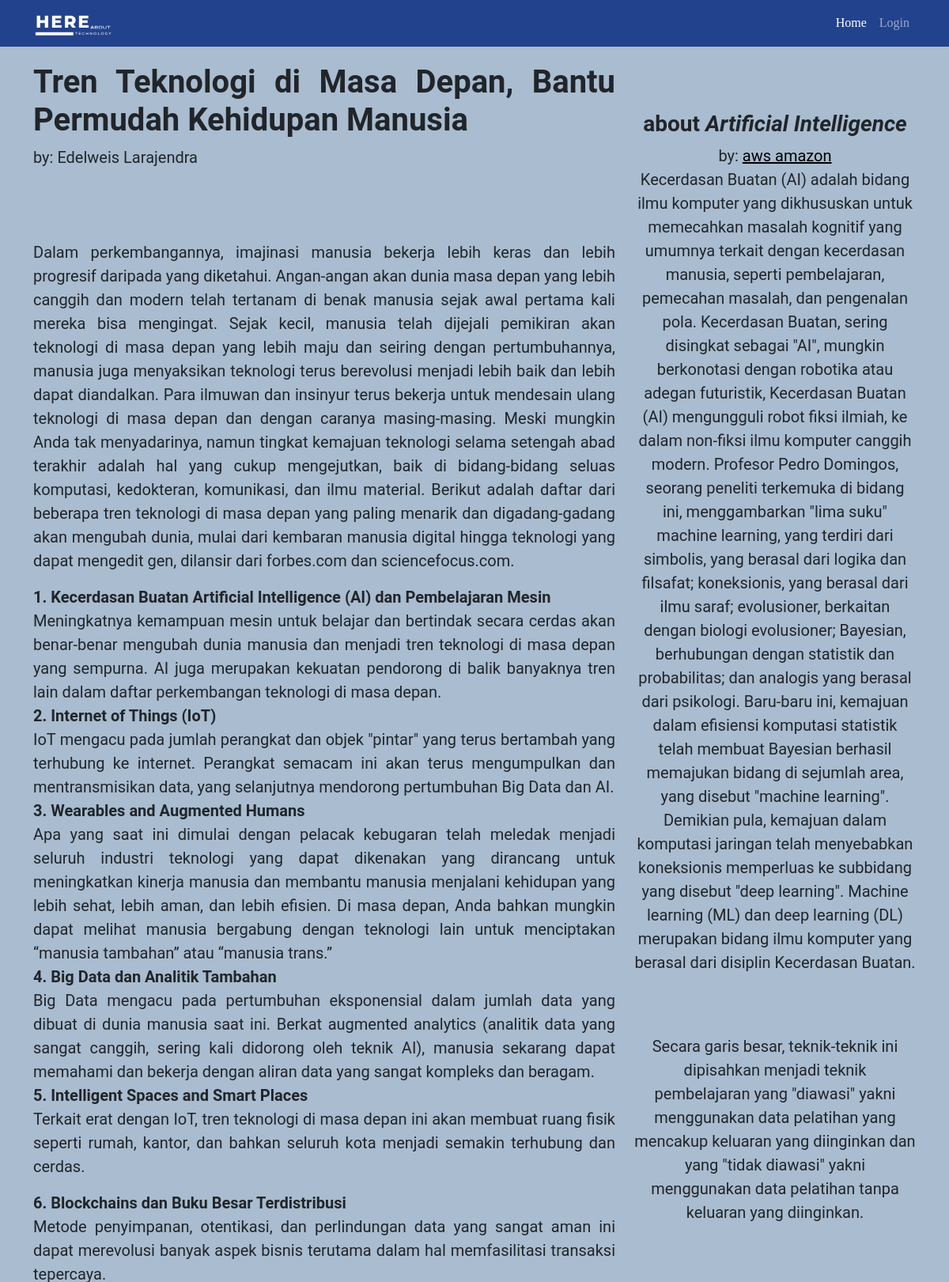
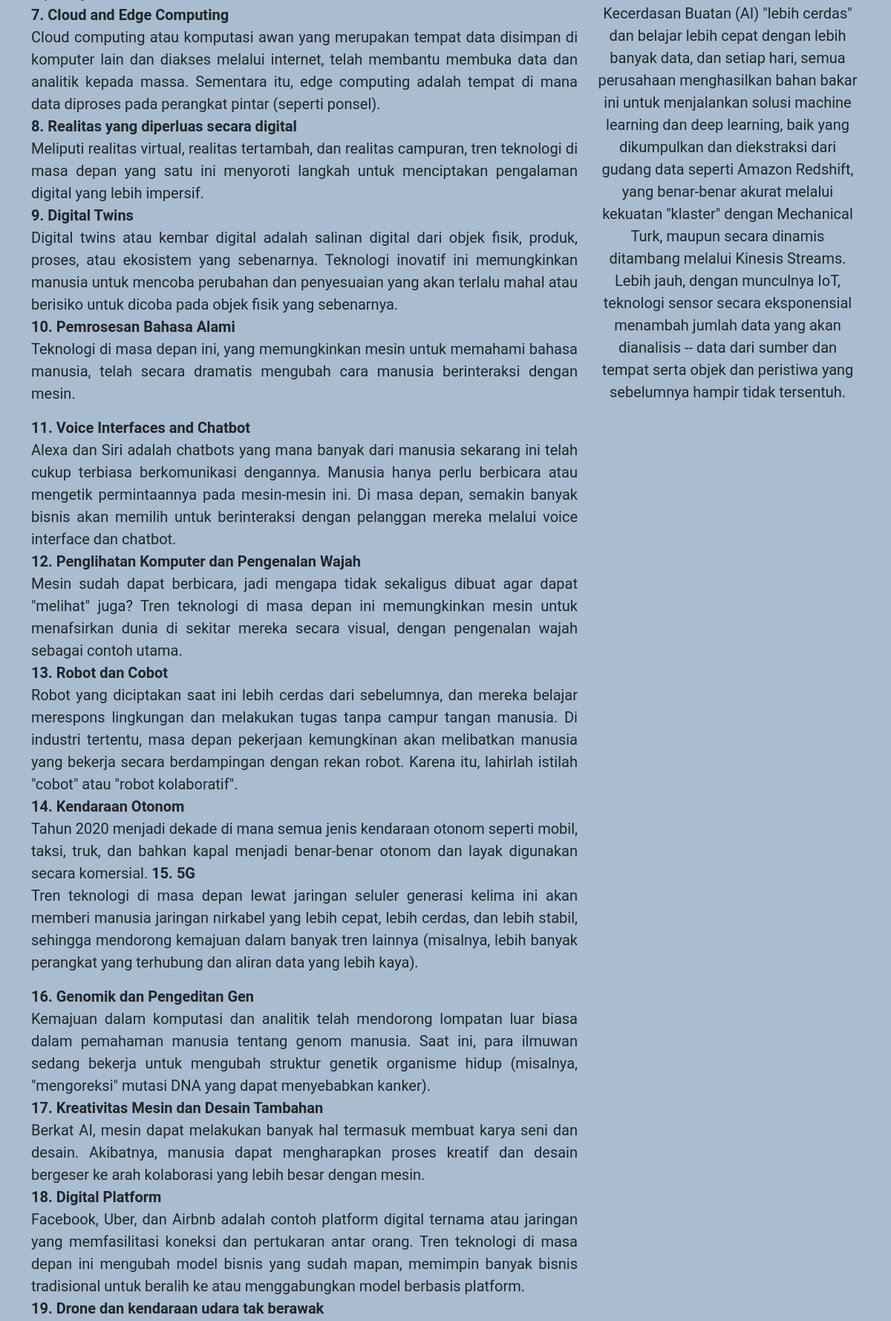
Screenshot of /ensiklopedia/future.php (upper part) with the database file from the repository (2 pictures, top to bottom).
### tables this page shows
CREATE TABLE `encyclopedia` (
  `id` int(11) NOT NULL,
  `authors` varchar(20) NOT NULL,
  `judul` varchar(1000) NOT NULL,
  `caption` mediumtext NOT NULL,
  `konten1` mediumtext NOT NULL,
  `konten2` mediumtext DEFAULT NULL,
  `konten3` mediumtext DEFAULT NULL,
  `konten4` mediumtext DEFAULT NULL,
  `konten5` mediumtext DEFAULT NULL,
  `konten6` mediumtext DEFAULT NULL,
  `konten7` mediumtext DEFAULT NULL,
  `konten8` mediumtext DEFAULT NULL
);

### ensiklopedia/future.php (the view, shortened to what this page needs)
<!DOCTYPE html>
<html lang="en">
  <head>
    <link href="https://cdn.jsdelivr.net/npm/bootstrap@5.0.2/dist/css/bootstrap.min.css" rel="stylesheet" />
    <link
      rel="stylesheet"
      href="https://cdnjs.cloudflare.com/ajax/libs/font-awesome/6.2.1/css/all.min.css"
    />
  </head>
  <body id="home">
    <nav class="navbar navbar-expand-lg navbar-dark fixed-top" style="background-color: #22428d">
      <div class="container">
        <a class="navbar-brand" href="/finalproject/">
          <img src="../image/logo-dark-new.png" alt="Logo" width="100" class="d-inline-block align-text-top" />
        </a>
        <div class="collapse navbar-collapse" id="navbarSupportedContent">
          <ul class="navbar-nav mb-2 mb-lg-0">
            <li class="nav-item">
              <a class="nav-link active" aria-current="page" href="/finalproject/">Home</a>
            </li>
            <li class="nav-item">
              <a class="nav-link" href="/finalproject/admin/">Login</a>
            </li>
          </ul>
        </div>
      </div>
    </nav>
    <?php
      include "../connection.php";
      $query = mysqli_query($conn, 'SELECT * FROM encyclopedia WHERE id = 6');
      while ($data = mysqli_fetch_array($query)) {
    ?>
    <section id="content">
      <div class="container">
        <div class="row">
          <div class="col-8">
            <h1>
              <strong><?= $data['judul'] ?></strong>
            </h1>
            <span
              >by: <?=  $data['authors'] ?></span
            ><br /><br />
            <br /><br />
            <p>
              <?= $data['konten1'] ?>
            </p>
            <p>
              <?= $data['konten2'] ?>
            </p>
            <p>
              <?= $data['konten3'] ?>
            </p>
            <p>
              <?= $data['konten4'] ?>
            </p>
            <p>
              <?= $data['konten5'] ?>
            </p>
          </div>
          <?php } ?>
          <div class="col-4 text-center">
          <?php
            include "../connection.php";
            $query = mysqli_query($conn, 'SELECT * FROM encyclopedia WHERE id = 7');
            while ($data = mysqli_fetch_array($query)) {
          ?>
            <br /><br />
            <h3>
              <strong><?= $data['judul'] ?></a></strong>
            </h3>
            <span>by: <a href="https://aws.amazon.com/" style="color: black;"><?php echo $data['authors'] ?></a></span>
            <p>
              <?= $data['konten1'] ?>
            </p>
            <br><br>
            <p>
              <?= $data['konten2'] ?>
            </p>
            <br><br>
            <p>
              <?= $data['konten3'] ?>
            </p>
            <br /><br />
            <br /><br />
            </div>
          <?php } ?>
        </div>
      </div>
    </section>
  </body>
</html>

### ensiklopedia/future.php (style rules this page uses)
body { font-family: roboto, "sans-serif"; }
.navbar { font-family: Garamond; }
#content { background-color: #a9bcd0; padding-top: 5rem; padding-bottom: 1rem; font-size: 20px; text-align: justify; }

### rows the page displays
encyclopedia: judul "Tren Teknologi di Masa Depan, Bantu Permudah Kehidupan Manusia", authors "Edelweis Larajendra", konten1 "Dalam perkembangannya, imajinasi manusia bekerja lebih keras dan lebih progresif daripada yang diketahui. Angan-angan akan dunia masa depan yang lebih canggih dan modern telah tertanam di benak manusia sejak awal pertama kali mereka bisa mengingat. Sejak kecil, manusia telah dijejali pemikiran akan teknologi di masa depan yang lebih maju dan seiring dengan pertumbuhannya, manusia juga menyaksikan teknologi terus berevolusi menjadi lebih baik dan lebih dapat diandalkan. Para ilmuwan dan insinyur terus bekerja untuk mendesain ulang teknologi di masa depan dan dengan caranya masing-masing. Meski mungkin Anda tak menyadarinya, namun tingkat kemajuan teknologi selama setengah abad terakhir…", konten2 "1. Kecerdasan Buatan Artificial Intelligence (AI) dan Pembelajaran Mesin Meningkatnya kemampuan mesin untuk belajar dan bertindak secara cerdas akan benar-benar mengubah dunia manusia dan menjadi tren teknologi di masa depan yang sempurna. AI juga merupakan kekuatan pendorong di balik banyaknya tren lain dalam daftar perkembangan teknologi di masa depan. 2. Internet of Things (IoT) IoT mengacu pada jumlah perangkat dan objek \"pintar\" yang terus bertambah yang terhubung ke internet. Perangkat semacam ini akan terus mengumpulkan dan mentransmisikan data, yang selanjutnya mendorong pertumbuhan Big Data dan AI. 3. Wearables and Augmented Humans Apa yang saat ini dimulai dengan pelacak kebugaran…", konten3 "6. Blockchains dan Buku Besar Terdistribusi Metode penyimpanan, otentikasi, dan perlindungan data yang sangat aman ini dapat merevolusi banyak aspek bisnis terutama dalam hal memfasilitasi transaksi tepercaya. 7. Cloud and Edge Computing Cloud computing atau komputasi awan yang merupakan tempat data disimpan di komputer lain dan diakses melalui internet, telah membantu membuka data dan analitik kepada massa. Sementara itu, edge computing adalah tempat di mana data diproses pada perangkat pintar (seperti ponsel). 8. Realitas yang diperluas secara digital Meliputi realitas virtual, realitas tertambah, dan realitas campuran, tren teknologi di masa depan yang satu ini menyoroti langkah untuk…", konten4 "11. Voice Interfaces and Chatbot Alexa dan Siri adalah chatbots yang mana banyak dari manusia sekarang ini telah cukup terbiasa berkomunikasi dengannya. Manusia hanya perlu berbicara atau mengetik permintaannya pada mesin-mesin ini. Di masa depan, semakin banyak bisnis akan memilih untuk berinteraksi dengan pelanggan mereka melalui voice interface dan chatbot. 12. Penglihatan Komputer dan Pengenalan Wajah Mesin sudah dapat berbicara, jadi mengapa tidak sekaligus dibuat agar dapat \"melihat\" juga? Tren teknologi di masa depan ini memungkinkan mesin untuk menafsirkan dunia di sekitar mereka secara visual, dengan pengenalan wajah sebagai contoh utama. 13. Robot dan Cobot Robot yang diciptakan…", konten5 "16. Genomik dan Pengeditan Gen Kemajuan dalam komputasi dan analitik telah mendorong lompatan luar biasa dalam pemahaman manusia tentang genom manusia. Saat ini, para ilmuwan sedang bekerja untuk mengubah struktur genetik organisme hidup (misalnya, \"mengoreksi\" mutasi DNA yang dapat menyebabkan kanker). 17. Kreativitas Mesin dan Desain Tambahan Berkat AI, mesin dapat melakukan banyak hal termasuk membuat karya seni dan desain. Akibatnya, manusia dapat mengharapkan proses kreatif dan desain bergeser ke arah kolaborasi yang lebih besar dengan mesin. 18. Digital Platform Facebook, Uber, dan Airbnb adalah contoh platform digital ternama atau jaringan yang memfasilitasi koneksi dan pertukaran…"
encyclopedia: judul "about Artificial Intelligence", authors "aws amazon", konten1 "Kecerdasan Buatan (AI) adalah bidang ilmu komputer yang dikhususkan untuk memecahkan masalah kognitif yang umumnya terkait dengan kecerdasan manusia, seperti pembelajaran, pemecahan masalah, dan pengenalan pola. Kecerdasan Buatan, sering disingkat sebagai \"AI\", mungkin berkonotasi dengan robotika atau adegan futuristik, Kecerdasan Buatan (AI) mengungguli robot fiksi ilmiah, ke dalam non-fiksi ilmu komputer canggih modern. Profesor Pedro Domingos, seorang peneliti terkemuka di bidang ini, menggambarkan \"lima suku\" machine learning, yang terdiri dari simbolis, yang berasal dari logika dan filsafat; koneksionis, yang berasal dari ilmu saraf; evolusioner, berkaitan dengan biologi evolusioner;…", konten2 "Secara garis besar, teknik-teknik ini dipisahkan menjadi teknik pembelajaran yang \"diawasi\" yakni menggunakan data pelatihan yang mencakup keluaran yang diinginkan dan yang \"tidak diawasi\" yakni menggunakan data pelatihan tanpa keluaran yang diinginkan.", konten3 "Kecerdasan Buatan (AI) \"lebih cerdas\" dan belajar lebih cepat dengan lebih banyak data, dan setiap hari, semua perusahaan menghasilkan bahan bakar ini untuk menjalankan solusi machine learning dan deep learning, baik yang dikumpulkan dan diekstraksi dari gudang data seperti Amazon Redshift, yang benar-benar akurat melalui kekuatan \"klaster\" dengan Mechanical Turk, maupun secara dinamis ditambang melalui Kinesis Streams. Lebih jauh, dengan munculnya IoT, teknologi sensor secara eksponensial menambah jumlah data yang akan dianalisis -- data dari sumber dan tempat serta objek dan peristiwa yang sebelumnya hampir tidak tersentuh."
